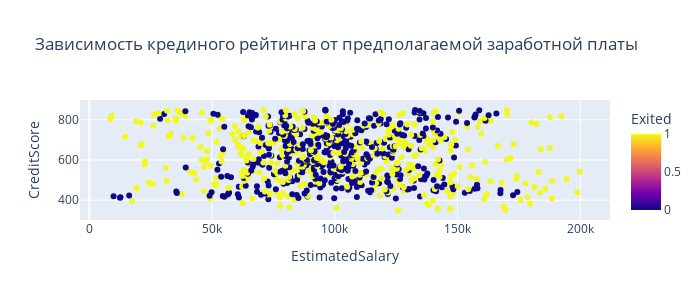

This figure's notebook cell:
### Markdown cell above
**9.5. Постройте график, который показывает взаимосвязь кредитного рейтинга клиента и его предполагаемой зарплаты. Добавьте расцветку по признаку оттока клиентов. Какова взаимосвязь между признаками? Если не видите явной взаимосвязи, укажите это.**

### Code cell
group_slary = churn_data.groupby(['CreditScore', 'Exited'], as_index=False)['EstimatedSalary'].median()

fig = px.scatter(
    data_frame = group_slary,
    x = 'EstimatedSalary',
    y='CreditScore',
    color='Exited',
    height=300,
    width=700,
    title='Зависимость крединого рейтинга от предполагаемой заработной платы'
)
fig.show()

### Figure 1 — Plotly figure (JSON) as saved in the notebook; plotly's stock layout.template omitted (floating-point values rounded to 4 significant figures; data arrays with more than 128 entries replaced by an {"elided": "..."} marker saying what was removed)
{"data": [{"hovertemplate": "EstimatedSalary=%{x}<br>CreditScore=%{y}<br>Exited=%{marker.color}<extra></extra>", "legendgroup": "", "marker": {"color": {"elided": "862 int values"}, "coloraxis": "coloraxis", "symbol": "circle"}, "mode": "markers", "name": "", "orientation": "v", "showlegend": false, "type": "scatter", "x": {"elided": "862 float values"}, "xaxis": "x", "y": {"elided": "862 int values"}, "yaxis": "y"}], "layout": {"coloraxis": {"colorbar": {"title": {"text": "Exited"}}, "colorscale": [[0, "#0d0887"], [0.1111, "#46039f"], [0.2222, "#7201a8"], [0.3333, "#9c179e"], [0.4444, "#bd3786"], [0.5556, "#d8576b"], [0.6667, "#ed7953"], [0.7778, "#fb9f3a"], [0.8889, "#fdca26"], [1, "#f0f921"]]}, "height": 300, "legend": {"tracegroupgap": 0}, "title": {"text": "Зависимость крединого рейтинга от предполагаемой заработной платы"}, "width": 700, "xaxis": {"anchor": "y", "domain": [0, 1], "title": {"text": "EstimatedSalary"}}, "yaxis": {"anchor": "x", "domain": [0, 1], "title": {"text": "CreditScore"}}}}
